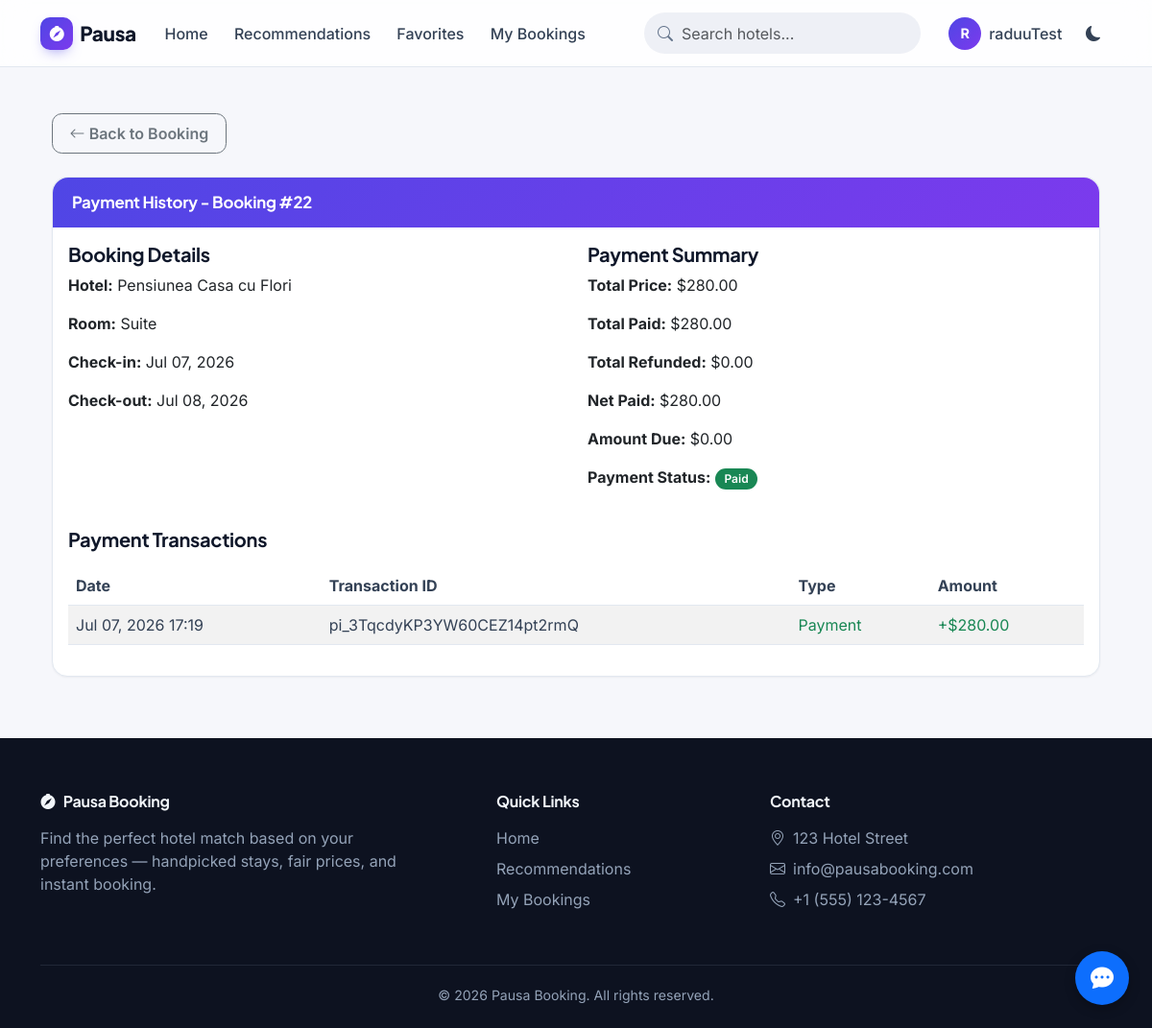
Page /bookings/bookings/22/payment/history/ (signed in) on the committed database.
### accounts/models.py (models this page shows, shortened)
class User(AbstractUser):
    phone_number = models.CharField(max_length=15, blank=True)
    profile_picture = models.ImageField(upload_to='profile_pics/', blank=True, null=True)

### bookings/models.py (models this page shows, shortened)
class Booking(models.Model):
    user = models.ForeignKey(settings.AUTH_USER_MODEL, on_delete=models.CASCADE, related_name='bookings')
    room = models.ForeignKey(Room, on_delete=models.CASCADE, related_name='bookings')
    check_in_date = models.DateField()
    check_out_date = models.DateField()
    guests = models.PositiveSmallIntegerField(default=1)
    total_price = models.DecimalField(max_digits=10, decimal_places=2)
    special_requests = models.TextField(blank=True)
    status = models.CharField(
        max_length=20,
        choices=BookingStatus.choices,
        default=BookingStatus.PENDING
    )
    payment_status = models.CharField(
        max_length=20,
        choices=PaymentStatus.choices,
        default=PaymentStatus.NOT_PAID
    )
    created_at = models.DateTimeField(auto_now_add=True)
    updated_at = models.DateTimeField(auto_now=True)
    class Meta:
        ordering = ['-created_at']

class Payment(models.Model):
    booking = models.ForeignKey(Booking, on_delete=models.CASCADE, related_name='payments')
    amount = models.DecimalField(max_digits=10, decimal_places=2)
    payment_date = models.DateTimeField(auto_now_add=True)
    transaction_id = models.CharField(max_length=100, blank=True)
    is_refund = models.BooleanField(default=False)
    stripe_payment_intent_id = models.CharField(max_length=100, blank=True, null=True)
    stripe_charge_id = models.CharField(max_length=100, blank=True, null=True)
    payment_method = models.CharField(max_length=50, default='stripe')

### hotels/models.py (models this page shows, shortened)
class Room(models.Model):
    hotel = models.ForeignKey(Hotel, on_delete=models.CASCADE, related_name='rooms')
    name = models.CharField(max_length=100)
    description = models.TextField()
    price = models.DecimalField(max_digits=10, decimal_places=2)
    capacity = models.PositiveSmallIntegerField(default=2)
    is_available = models.BooleanField(default=True)

class Hotel(models.Model):
    name = models.CharField(max_length=200)
    description = models.TextField()
    address = models.CharField(max_length=255)
    city = models.CharField(max_length=100)
    district = models.CharField(max_length=100, blank=True)
    star_rating = models.PositiveSmallIntegerField(default=3)
    image = models.ImageField(upload_to='hotel_images/', blank=True, null=True)
    is_pet_friendly = models.BooleanField(default=False)
    is_family_friendly = models.BooleanField(default=False)
    latitude = models.FloatField(null=True, blank=True)
    longitude = models.FloatField(null=True, blank=True)
    created_at = models.DateTimeField(auto_now_add=True)
    updated_at = models.DateTimeField(auto_now=True)

### bookings/views.py (the view)
# urls.py: path('bookings/<int:booking_id>/payment/history/', views.payment_history, name='payment_history'),
@login_required
def payment_history(request, booking_id):
    booking = get_object_or_404(Booking, id=booking_id, user=request.user)
    payments = booking.payments.all().order_by('-payment_date')
    total_paid = payments.filter(is_refund=False).aggregate(
        total=models.Sum('amount')
    )['total'] or 0
    total_refunded = payments.filter(is_refund=True).aggregate(
        total=models.Sum('amount')
    )['total'] or 0
    net_paid = total_paid - total_refunded
    context = {
        'booking': booking,
        'payments': payments,
        'total_paid': total_paid,
        'total_refunded': total_refunded,
        'net_paid': net_paid,
        'amount_due': booking.total_price - net_paid,
    }
    return render(request, 'booking/payment_history.html', context)

### templates/booking/payment_history.html (shortened to what this page needs)
{% extends 'base.html' %}
{% block content %}
<div class="container mt-5">
    <div class="mb-4">
        <a href="{% url 'booking_detail' booking.id %}" class="btn btn-outline-secondary">
            <i class="bi bi-arrow-left"></i> Back to Booking
        </a>
    </div>
    <div class="card">
        <div class="card-header bg-primary text-white">
            <h4 class="mb-0">Payment History - Booking #{{ booking.id }}</h4>
        </div>
        <div class="card-body">
            <div class="row mb-4">
                <div class="col-md-6">
                    <h5>Booking Details</h5>
                    <p><strong>Hotel:</strong> {{ booking.room.hotel.name }}</p>
                    <p><strong>Room:</strong> {{ booking.room.name }}</p>
                    <p><strong>Check-in:</strong> {{ booking.check_in_date|date:"M d, Y" }}</p>
                    <p><strong>Check-out:</strong> {{ booking.check_out_date|date:"M d, Y" }}</p>
                </div>
                <div class="col-md-6">
                    <h5>Payment Summary</h5>
                    <p><strong>Total Price:</strong> ${{ booking.total_price|floatformat:2 }}</p>
                    <p><strong>Total Paid:</strong> ${{ total_paid|floatformat:2 }}</p>
                    <p><strong>Total Refunded:</strong> ${{ total_refunded|floatformat:2 }}</p>
                    <p><strong>Net Paid:</strong> ${{ net_paid|floatformat:2 }}</p>
                    <p><strong>Amount Due:</strong> ${{ amount_due|floatformat:2 }}</p>
                    <p>
                        <strong>Payment Status:</strong>
                        <span class="badge bg-{% if booking.payment_status == 'paid' %}success{% elif booking.payment_status == 'partially_paid' %}warning{% elif booking.payment_status == 'not_paid' %}danger{% else %}info{% endif %}">
                            {{ booking.get_payment_status_display }}
                        </span>
                    </p>
                </div>
            </div>
            {% if payments %}
                <h5 class="mb-3">Payment Transactions</h5>
                <div class="table-responsive">
                    <table class="table table-striped">
                        <thead>
                            <tr>
                                <th>Date</th>
                                <th>Transaction ID</th>
                                <th>Type</th>
                                <th>Amount</th>
                            </tr>
                        </thead>
                        <tbody>
                            {% for payment in payments %}
                                <tr>
                                    <td>{{ payment.payment_date|date:"M d, Y H:i" }}</td>
                                    <td>{{ payment.transaction_id }}</td>
                                    <td>
                                        {% if payment.is_refund %}
                                            <span class="text-danger">Refund</span>
                                        {% else %}
                                            <span class="text-success">Payment</span>
                                        {% endif %}
                                    </td>
                                    <td class="{% if payment.is_refund %}text-danger{% else %}text-success{% endif %}">
                                        {% if payment.is_refund %}-{% else %}+{% endif %}${{ payment.amount|floatformat:2 }}
                                    </td>
                                </tr>
                            {% endfor %}
                        </tbody>
                    </table>
                </div>
            {% else %}
                <div class="alert alert-info">
                    <i class="bi bi-info-circle-fill me-2"></i> No payment transactions have been recorded for this booking.
                </div>
            {% endif %}
        </div>
    </div>
</div>
{% endblock %}

### templates/base.html (shortened to what this page needs)
<!DOCTYPE html>
<html lang="en" data-theme="light" data-bs-theme="light">
<head>
    <link href="https://cdn.jsdelivr.net/npm/bootstrap@5.3.3/dist/css/bootstrap.min.css" rel="stylesheet">
    <link rel="stylesheet" href="https://cdn.jsdelivr.net/npm/bootstrap-icons@1.11.3/font/bootstrap-icons.css">
    <link rel="stylesheet" href="https://cdnjs.cloudflare.com/ajax/libs/font-awesome/6.5.1/css/all.min.css">
    <link rel="stylesheet" href="https://unpkg.com/leaflet@1.9.4/dist/leaflet.css"
/>
    <link rel="stylesheet" href="/static/css/app.css">
</head>
<body class="{% if user.is_authenticated %}user-logged-in{% endif %}">
    <nav class="navbar navbar-expand-lg app-navbar sticky-top">
        <div class="container">
            <a class="navbar-brand" href="{% url 'home' %}">
                <span class="brand-mark"><i class="bi bi-compass-fill"></i></span>
                Pausa
            </a>
            <div class="d-flex align-items-center order-lg-3 gap-2">
                <div class="theme-toggle-btn" title="Toggle dark/light mode">
                    <i class="bi bi-moon-fill theme-dark-icon"></i>
                </div>
            </div>
            <div class="collapse navbar-collapse order-lg-2" id="navbarNav">
                <ul class="navbar-nav me-auto mt-2 mt-lg-0">
                    <li class="nav-item">
                        <a class="nav-link {% if request.resolver_match.url_name == 'home' or request.resolver_match.url_name == 'hotel_list' %}active{% endif %}" href="{% url 'home' %}">Home</a>
                    </li>
                    {% if user.is_authenticated %}
                    <li class="nav-item">
                        <a class="nav-link {% if request.resolver_match.url_name == 'hotel_recommendations' %}active{% endif %}" href="{% url 'hotel_recommendations' %}">Recommendations</a>
                    </li>
                    <li class="nav-item">
                        <a class="nav-link {% if request.resolver_match.url_name == 'favorites' %}active{% endif %}" href="{% url 'favorites' %}">Favorites</a>
                    </li>
                    <li class="nav-item">
                        <a class="nav-link {% if request.resolver_match.url_name == 'booking_list' %}active{% endif %}" href="{% url 'booking_list' %}">My Bookings</a>
                    </li>
                    {% endif %}
                </ul>
                <form class="nav-search d-flex me-lg-3 my-2 my-lg-0" action="{% url 'search_hotels' %}" method="get">
                    <input class="form-control" type="search" name="q" placeholder="Search hotels...">
                </form>
                <ul class="navbar-nav">
                    {% if user.is_authenticated %}
                    <li class="nav-item dropdown">
                        <a class="nav-link d-flex align-items-center gap-2" href="#" id="navbarDropdown" role="button" data-bs-toggle="dropdown">
                            <span class="avatar-chip">{{ user.username|slice:":1" }}</span>
                            <span class="d-lg-none d-xl-inline">{{ user.username }}</span>
                        </a>
                    </li>
                    {% endif %}
                </ul>
            </div>
        </div>
    </nav>
    <div class="container mt-4 mb-5">
        {% block content %}{% endblock %}
    </div>
    <footer class="app-footer">
        <div class="container">
            <div class="row g-4">
                <div class="col-md-5">
                    <h5><i class="bi bi-compass-fill me-2"></i>Pausa Booking</h5>
                    <p class="mb-0 pe-md-5">Find the perfect hotel match based on your preferences — handpicked stays, fair prices, and instant booking.</p>
                </div>
                <div class="col-md-3 col-6">
                    <h6>Quick Links</h6>
                    <ul class="list-unstyled d-grid gap-2">
                        <li><a href="{% url 'home' %}">Home</a></li>
                        {% if user.is_authenticated %}
                        <li><a href="{% url 'hotel_recommendations' %}">Recommendations</a></li>
                        <li><a href="{% url 'booking_list' %}">My Bookings</a></li>
                        {% else %}
                        <li><a href="{% url 'login' %}">Login</a></li>
                        <li><a href="{% url 'signup' %}">Sign Up</a></li>
                        {% endif %}
                    </ul>
                </div>
                <div class="col-md-4 col-6">
                    <h6>Contact</h6>
                    <ul class="list-unstyled d-grid gap-2">
                        <li><i class="bi bi-geo-alt me-2"></i>123 Hotel Street</li>
                        <li><i class="bi bi-envelope me-2"></i><a href="mailto:info@pausabooking.com">info@pausabooking.com</a></li>
                        <li><i class="bi bi-telephone me-2"></i>+1 (555) 123-4567</li>
                    </ul>
                </div>
            </div>
            <div class="footer-bottom text-center">
                &copy; {% now "Y" %} Pausa Booking. All rights reserved.
            </div>
        </div>
    </footer>
    {% include 'chatbot/widget.html' %}
</body>
</html>

### rows in the picture
User: username "R", username "raduuTest"
Booking: id "22", room.hotel.name "Pensiunea Casa cu Flori", room.name "Suite", check_in_date "Jul 07, 2026", check_out_date "Jul 08, 2026", total_price "280.00", payment_status "Paid"
Payment: payment_date "Jul 07, 2026 17:19", transaction_id "pi_3TqcdyKP3YW60CEZ14pt2rmQ", is_refund "Payment", amount "280.00"

### other values in the picture
{{ total_paid|floatformat:2 }} "280.00"
{{ total_refunded|floatformat:2 }} "0.00"
{{ net_paid|floatformat:2 }} "280.00"
{{ amount_due|floatformat:2 }} "0.00"
